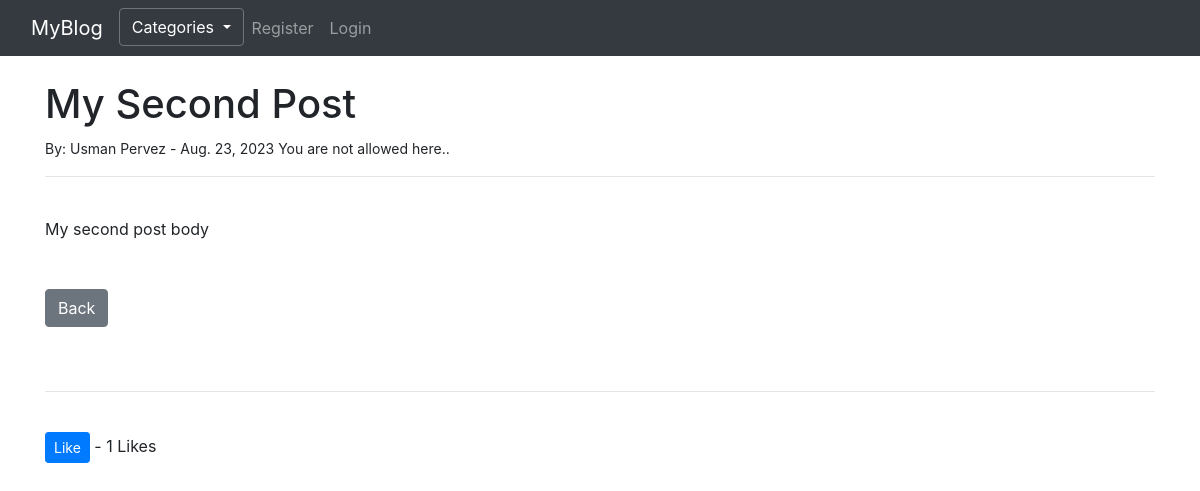
The app's page /article/2 with its own data.
### theblog/models.py (models this page shows, shortened)
class Post(models.Model):
    title = models.CharField(max_length=255)
    title_tag = models.CharField(max_length=255)
    title_tag = models.CharField(max_length=255)
    author = models.ForeignKey(User, on_delete=models.CASCADE)
    body = models.TextField()
    post_date = models.DateField(auto_now_add=True)
    category = models.CharField(max_length=255, default="coding")
    likes = models.ManyToManyField(User, related_name='blog_posts')
    def total_likes(self):
        return self.likes.count()

### theblog/views.py (the view)
class ArticleDetailView(DetailView):
    model = Post
    template_name = 'article_details.html'
    def get_context_data(self, *args, **kwargs):
        cat_menu = Category.objects.all()
        context = super(ArticleDetailView, self).get_context_data(*args, **kwargs)
        stuff = get_object_or_404(Post, id=self.kwargs['pk'])
        total_likes = stuff.total_likes()
        context["cat_menu"] = cat_menu
        context["total_likes"] = total_likes
        return context

### theblog/models.py (called while the page is built)
    def __str__(self):
        return self.name

### theblog/templates/article_details.html (shortened to what this page needs)
{% extends 'base.html' %}
{% block content %}
    <h1>{{ post.title }}</h1>
    <small>By: {{ post.author.first_name }} {{ post.author.last_name }} - {{ post.post_date }}
        {% if user.is_authenticated %}
            {% if user.id == post.author.id %}
                - <a href="{% url 'update_post' post.pk %}">(Edit)</a> <a href="{% url 'delete_post' post.pk %}">(Delete)</a>
                {% endif %}
        {% else %}
            You are not allowed here..
        {% endif %}
    </small><br/>
    <hr>
    <br/>
    {{ post.body|safe }}
    <br/>
    <br/>
    <br/>
    <a href="{% url 'home' %}" class="btn btn-secondary">Back</a>
    <br/><br/><br/>
    <hr>
    <br/>
    <form action="{% url 'like_post' post.pk %}" method="POST">
        <button class="btn btn-primary btn-sm" type="submit" name="post_id" value="{{ post.id }}">Like</button> - {{ total_likes }} Likes
    </form>
{% endblock %}

### records on screen
Post: title "My Second Post", author.first_name "Usman", author.last_name "Pervez", post_date "Aug. 23, 2023", body "My second post body"

### other values on screen
{{ total_likes }} "1"
